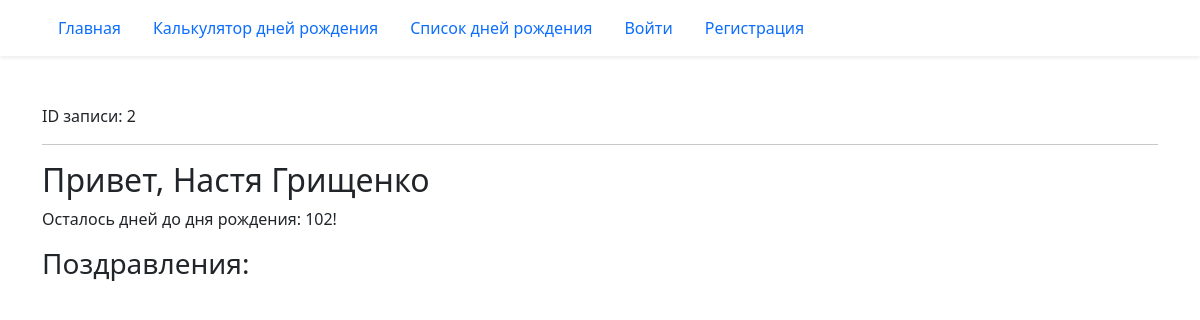
The page /birthday/2/ on the database its author committed.
### birthday/models.py (models this page shows, shortened)
class Birthday(models.Model):
    first_name = models.CharField('Имя', max_length=20)
    last_name = models.CharField(
        'Фамилия', blank=True, help_text='Необязательное поле', max_length=20
    )
    birthday = models.DateField('Дата рождения', validators=(real_age,))
    image = models.ImageField('Фото', upload_to='birthdays_images', blank=True)
    author = models.ForeignKey(User, verbose_name='Автор записи',
                               on_delete=models.CASCADE, null=True)
    class Meta:
        verbose_name = 'Запись'
        constraints = (
            models.UniqueConstraint(
                fields=('first_name', 'last_name', 'birthday'),
                name='Unique person constraint',
            ),
        )

### birthday/views.py (the view)
# urls.py: path('<int:pk>/', views.BirthdayDetailView.as_view(), name='detail'),
class BirthdayDetailView(DetailView):
    model = Birthday
    def get_context_data(self, **kwargs):
        context = super().get_context_data(**kwargs)
        context['birthday_countdown'] = calculate_birthday_countdown(
            self.object.birthday
        )
        context['form'] = CongratulationForm()
        context['congratulations'] = (
            self.object.congratulations.select_related('author')
        )
        return context

### birthday/utils.py (called while the page is built)
def calculate_birthday_countdown(birthday):
    today = date.today()
    this_year_birthday = get_birthday_for_year(birthday, today.year)
    if this_year_birthday < today:
        next_birthday = get_birthday_for_year(birthday, today.year + 1)
    else:
        next_birthday = this_year_birthday
    birthday_countdown = (next_birthday - today).days
    return birthday_countdown

def get_birthday_for_year(birthday, year):
    try:
        calculated_birthday = birthday.replace(year=year)
    except ValueError:
        calculated_birthday = date(year=year, month=3, day=1)
    return calculated_birthday

### templates/birthday/birthday_detail.html (shortened to what this page needs)
{% extends "base.html" %}
{% load django_bootstrap5 %}
{% block content %}
  ID записи: {{ object.id }}
  <hr>
  <h2>Привет, {{ object.first_name }} {{ object.last_name }}</h2>
  {% if birthday_countdown == 0 %}
    <p>С днём рождения!</p>
  {% else %}
    <p>Осталось дней до дня рождения: {{ birthday_countdown }}!</p>
  {% endif %}
  <div>
    <h3>Поздравления:</h3>
  </div>
{% endblock content %}

### rows shown on the page
Birthday: id "2", first_name "Настя", last_name "Грищенко"

### other values the page prints
{{ birthday_countdown }} "102"
